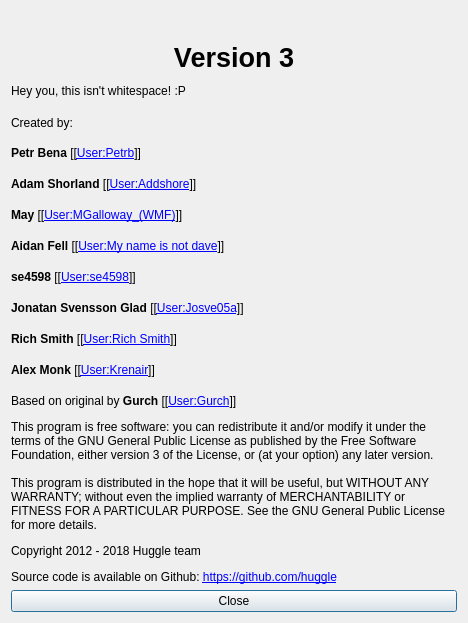
<?xml version="1.0" encoding="UTF-8"?>
<ui version="4.0">
 <class>AboutForm</class>
 <widget class="QDialog" name="AboutForm">
  <property name="geometry">
   <rect>
    <x>0</x>
    <y>0</y>
    <width>468</width>
    <height>623</height>
   </rect>
  </property>
  <property name="sizePolicy">
   <sizepolicy hsizetype="Fixed" vsizetype="Fixed">
    <horstretch>0</horstretch>
    <verstretch>0</verstretch>
   </sizepolicy>
  </property>
  <property name="minimumSize">
   <size>
    <width>468</width>
    <height>532</height>
   </size>
  </property>
  <property name="maximumSize">
   <size>
    <width>468</width>
    <height>800</height>
   </size>
  </property>
  <property name="windowTitle">
   <string>About</string>
  </property>
  <property name="windowIcon">
   <iconset resource="../huggle_res/pictures.qrc">
    <normaloff>:/huggle/pictures/Resources/huggle3_small.ico</normaloff>:/huggle/pictures/Resources/huggle3_small.ico</iconset>
  </property>
  <layout class="QVBoxLayout" name="verticalLayout">
   <item>
    <widget class="QLabel" name="lProduct">
     <property name="maximumSize">
      <size>
       <width>800</width>
       <height>800</height>
      </size>
     </property>
     <property name="text">
      <string/>
     </property>
     <property name="pixmap">
      <pixmap resource="../huggle_res/pictures.qrc">:/huggle/pictures/Resources/huggle3_logo.png</pixmap>
     </property>
     <property name="alignment">
      <set>Qt::AlignCenter</set>
     </property>
    </widget>
   </item>
   <item>
    <widget class="QLabel" name="lVersion">
     <property name="font">
      <font>
       <pointsize>20</pointsize>
       <weight>75</weight>
       <bold>true</bold>
      </font>
     </property>
     <property name="text">
      <string>Version 3</string>
     </property>
     <property name="textFormat">
      <enum>Qt::AutoText</enum>
     </property>
     <property name="alignment">
      <set>Qt::AlignCenter</set>
     </property>
    </widget>
   </item>
   <item>
    <widget class="QLabel" name="label_7">
     <property name="text">
      <string notr="true">Hey you, this isn't whitespace! :P</string>
     </property>
     <property name="wordWrap">
      <bool>true</bool>
     </property>
     <property name="textInteractionFlags">
      <set>Qt::LinksAccessibleByMouse|Qt::TextSelectableByKeyboard|Qt::TextSelectableByMouse</set>
     </property>
    </widget>
   </item>
   <item>
    <widget class="QLabel" name="lAuthors">
     <property name="text">
      <string>Created by:</string>
     </property>
    </widget>
   </item>
   <item>
    <widget class="QLabel" name="label_3">
     <property name="text">
      <string notr="true">&lt;html&gt;&lt;head/&gt;&lt;body&gt;&lt;p&gt;&lt;span style=&quot; font-weight:600;&quot;&gt;Petr Bena&lt;/span&gt; [[&lt;a href=&quot;https://en.wikipedia.org/wiki/User:Petrb&quot;&gt;&lt;span style=&quot; text-decoration: underline; color:#0000ff;&quot;&gt;User:Petrb&lt;/span&gt;&lt;/a&gt;]]&lt;/p&gt;&lt;/body&gt;&lt;/html&gt;</string>
     </property>
    </widget>
   </item>
   <item>
    <widget class="QLabel" name="label_4">
     <property name="text">
      <string notr="true">&lt;html&gt;&lt;head/&gt;&lt;body&gt;&lt;p&gt;&lt;span style=&quot; font-weight:600;&quot;&gt;Adam Shorland&lt;/span&gt; [[&lt;a href=&quot;https://en.wikipedia.org/wiki/User:Addshore&quot;&gt;&lt;span style=&quot; text-decoration: underline; color:#0000ff;&quot;&gt;User:Addshore&lt;/span&gt;&lt;/a&gt;]]&lt;/p&gt;&lt;/body&gt;&lt;/html&gt;</string>
     </property>
    </widget>
   </item>
   <item>
    <widget class="QLabel" name="label_9">
     <property name="text">
      <string notr="true">&lt;html&gt;&lt;head/&gt;&lt;body&gt;&lt;p&gt;&lt;span style=&quot; font-weight:600;&quot;&gt;May&lt;/span&gt; [[&lt;a href=&quot;https://meta.wikimedia.org/wiki/User:MGalloway_(WMF)&quot;&gt;&lt;span style=&quot; text-decoration: underline; color:#0000ff;&quot;&gt;User:MGalloway_(WMF)&lt;/span&gt;&lt;/a&gt;]]&lt;/p&gt;&lt;/body&gt;&lt;/html&gt;</string>
     </property>
    </widget>
   </item>
   <item>
    <widget class="QLabel" name="label_8">
     <property name="text">
      <string notr="true">&lt;html&gt;&lt;head/&gt;&lt;body&gt;&lt;p&gt;&lt;span style=&quot; font-weight:600;&quot;&gt;Aidan Fell&lt;/span&gt; [[&lt;a href=&quot;https://en.wikipedia.org/wiki/User:My_name_is_not_dave&quot;&gt;&lt;span style=&quot; text-decoration: underline; color:#0000ff;&quot;&gt;User:My name is not dave&lt;/span&gt;&lt;/a&gt;]]&lt;/p&gt;&lt;/body&gt;&lt;/html&gt;</string>
     </property>
    </widget>
   </item>
   <item>
    <widget class="QLabel" name="label_11">
     <property name="text">
      <string>&lt;html&gt;&lt;head/&gt;&lt;body&gt;&lt;p&gt;&lt;span style=&quot; font-weight:600;&quot;&gt;se4598&lt;/span&gt; [[&lt;a href=&quot;https://de.wikipedia.org/wiki/User:se4598&quot;&gt;&lt;span style=&quot; text-decoration: underline; color:#0000ff;&quot;&gt;User:se4598&lt;/span&gt;&lt;/a&gt;]]&lt;/p&gt;&lt;/body&gt;&lt;/html&gt;</string>
     </property>
    </widget>
   </item>
   <item>
    <widget class="QLabel" name="label_13">
     <property name="text">
      <string notr="true">&lt;html&gt;&lt;head/&gt;&lt;body&gt;&lt;p&gt;&lt;span style=&quot; font-weight:600;&quot;&gt;Jonatan Svensson Glad&lt;/span&gt; [[&lt;a href=&quot;https://en.wikipedia.org/wiki/User:Josve05a&quot;&gt;&lt;span style=&quot; text-decoration: underline; color:#0000ff;&quot;&gt;User:Josve05a&lt;/span&gt;&lt;/a&gt;]]&lt;/p&gt;&lt;/body&gt;&lt;/html&gt;</string>
     </property>
    </widget>
   </item>
   <item>
    <widget class="QLabel" name="label_12">
     <property name="text">
      <string notr="true">&lt;html&gt;&lt;head/&gt;&lt;body&gt;&lt;p&gt;&lt;span style=&quot; font-weight:600;&quot;&gt;Rich Smith&lt;/span&gt; [[&lt;a href=&quot;https://en.wikipedia.org/wiki/User:Rich_Smith&quot;&gt;&lt;span style=&quot; text-decoration: underline; color:#0000ff;&quot;&gt;User:Rich Smith&lt;/span&gt;&lt;/a&gt;]]&lt;/p&gt;&lt;/body&gt;&lt;/html&gt;</string>
     </property>
    </widget>
   </item>
   <item>
    <widget class="QLabel" name="label_14">
     <property name="text">
      <string notr="true">&lt;html&gt;&lt;head/&gt;&lt;body&gt;&lt;p&gt;&lt;span style=&quot; font-weight:600;&quot;&gt;Alex Monk&lt;/span&gt; [[&lt;a href=&quot;https://en.wikipedia.org/wiki/User:Krenair&quot;&gt;&lt;span style=&quot; text-decoration: underline; color:#0000ff;&quot;&gt;User:Krenair&lt;/span&gt;&lt;/a&gt;]]&lt;/p&gt;&lt;/body&gt;&lt;/html&gt;</string>
     </property>
    </widget>
   </item>
   <item>
    <widget class="QLabel" name="label_10">
     <property name="text">
      <string>&lt;html&gt;&lt;head/&gt;&lt;body&gt;&lt;p&gt;Based on original by &lt;span style=&quot; font-weight:600;&quot;&gt;Gurch&lt;/span&gt; [[&lt;a href=&quot;https://en.wikipedia.org/wiki/User:Gurch&quot;&gt;&lt;span style=&quot; text-decoration: underline; color:#0000ff;&quot;&gt;User:Gurch&lt;/span&gt;&lt;/a&gt;]]&lt;/p&gt;&lt;/body&gt;&lt;/html&gt;</string>
     </property>
    </widget>
   </item>
   <item>
    <widget class="QLabel" name="lCopyright">
     <property name="text">
      <string>&lt;html&gt;&lt;head/&gt;&lt;body&gt;&lt;p&gt;This program is free software: you can redistribute it and/or modify it under the terms of the GNU General Public License as published by the Free Software Foundation, either version 3 of the License, or (at your option) any later version.&lt;br/&gt;&lt;br/&gt;This program is distributed in the hope that it will be useful, but WITHOUT ANY WARRANTY; without even the implied warranty of MERCHANTABILITY or FITNESS FOR A PARTICULAR PURPOSE. See the GNU General Public License for more details. &lt;/p&gt;&lt;p&gt;Copyright 2012 - 2018 Huggle team&lt;/p&gt;&lt;p&gt;Source code is available on Github: &lt;a href=&quot;https://github.com/huggle&quot;&gt;&lt;span style=&quot; text-decoration: underline; color:#0000ff;&quot;&gt;https://github.com/huggle&lt;/span&gt;&lt;/a&gt;&lt;/p&gt;&lt;/body&gt;&lt;/html&gt;</string>
     </property>
     <property name="wordWrap">
      <bool>true</bool>
     </property>
    </widget>
   </item>
   <item>
    <widget class="QPushButton" name="pushButton">
     <property name="text">
      <string>Close</string>
     </property>
     <property name="default">
      <bool>true</bool>
     </property>
    </widget>
   </item>
  </layout>
 </widget>
 <resources>
  <include location="../huggle_res/pictures.qrc"/>
 </resources>
 <connections/>
</ui>
